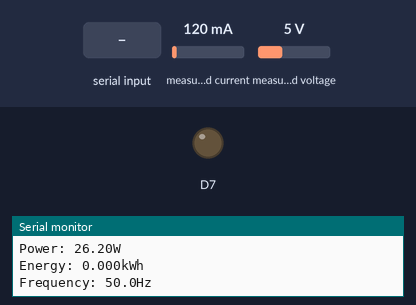
Bench run of a sketch on a simulated ESP8266 (NodeMCU). On the bench: output pins drawn as LEDs (lit = HIGH), the last lines printed to the serial monitor. The inputs (shaded band) are chosen by the test bench; at power-on: measured current 120 mA, measured voltage 5 V. WiFi joins after 1.5 s; servers stay silent unless stated.

Above: at 2.7 s.
2.8 s: "1" received over Serial
At 4.0 s:
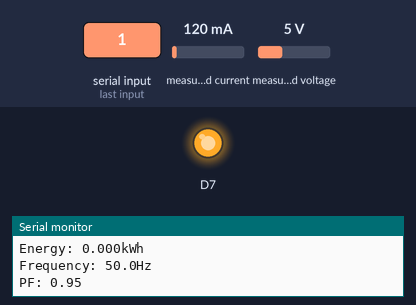
4.3 s: "0" received over Serial
At 4.7 s:
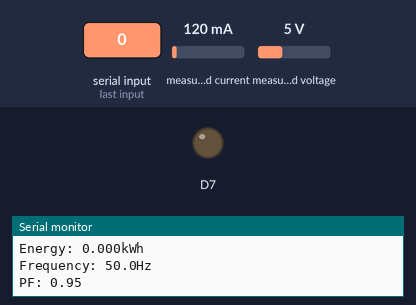
Timing chart, 0 to 7.3 s (numbered marks = the images above; inputs shaded):
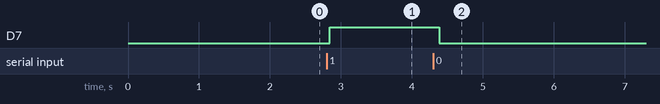

Measured:
- after the input at 2.8 s, D7: LOW → HIGH at once
- after the input at 4.3 s, D7: HIGH → LOW after 0.09 s

The sketch:

CHARGING_STATION_oct24a.ino
```cpp
#include "arduino_secrets.h"
// PZEM004Tv30 - Version: Latest
#include <PZEM004Tv30.h>

#include <SoftwareSerial.h>
#if defined(ESP32)
    #error "Software Serial is not supported on the ESP32"
#endif

/* Use software serial for the PZEM
 * Pin 12 Rx (Connects to the Tx pin on the PZEM)
 * Pin 13 Tx (Connects to the Rx pin on the PZEM)
*/
#if !defined(PZEM_RX_PIN) && !defined(PZEM_TX_PIN)
#define PZEM_RX_PIN D6
#define PZEM_TX_PIN D5
#endif


SoftwareSerial pzemSWSerial(PZEM_RX_PIN, PZEM_TX_PIN);
PZEM004Tv30 pzem(pzemSWSerial);
/*
  Sketch generated by the Arduino IoT Cloud Thing "Untitled"
  https://create.arduino.cc/cloud/things/d155f868-a3c3-402e-aee7-74fd01357dd3

  Arduino IoT Cloud Variables description

  The following variables are automatically generated and updated when changes are made to the Thing

  float current1;
  float energy1;
  float power1;
  float voltage1;
  CloudLight switche;

  Variables which are marked as READ/WRITE in the Cloud Thing will also have functions
  which are called when their values are changed from the Dashboard.
  These functions are generated with the Thing and added at the end of this sketch.
*/

#include "thingProperties.h"
int incomingByte = 0; // for incoming serial data


int state;


void setup() {
  // Initialize serial and wait for port to open:
  Serial.begin(9600);
  // This delay gives the chance to wait for a Serial Monitor without blocking if none is found
  delay(1500);
  pinMode(D7,OUTPUT);

  // Defined in thingProperties.h
  initProperties();

  // Connect to Arduino IoT Cloud
  ArduinoCloud.begin(ArduinoIoTPreferredConnection);

  /*
     The following function allows you to obtain more information
     related to the state of network and IoT Cloud connection and errors
     the higher number the more granular information you’ll get.
     The default is 0 (only errors).
     Maximum is 4
 */
  setDebugMessageLevel(2);
  ArduinoCloud.printDebugInfo();
}

void loop() {
   if (Serial.available()) {
    // read the incoming byte:
     state =Serial.read();
    Serial.print("thee  byte");
    Serial.println(state);}
    if(state=='1'){
      digitalWrite(D7,1);}

    if(state=='0'){
      digitalWrite(D7,0);}

  ArduinoCloud.update();
  onSwitcheChange();
  pzemupdate();

  }


  // Your code here


/*
  Since Switche is READ_WRITE variable, onSwitcheChange() is
  executed every time a new value is received from IoT Cloud.
*/
void onSwitcheChange()  {
  if(switche==true){digitalWrite(D0,1);}
  else if(switche==false){digitalWrite(D0,0);}

  // Add your code here to act upon Switche change
}

void pzemupdate(){
  float voltage = pzem.voltage();
    float current = pzem.current();
    float power = pzem.power();
    float energy = pzem.energy();
    float frequency = pzem.frequency();
    float pf = pzem.pf();
current1=current;
voltage1=voltage;
power1=power;
energy1=energy;
    // Check if the data is valid
    if(isnan(voltage1)){
        Serial.println("Error reading voltage");
    } else if (isnan(current1)) {
        Serial.println("Error reading current");
    } else if (isnan(power1)) {
        Serial.println("Error reading power");
    } else if (isnan(energy1)) {
        Serial.println("Error reading energy");
    } else if (isnan(frequency)) {
        Serial.println("Error reading frequency");
    } else if (isnan(pf)) {
        Serial.println("Error reading power factor");
    } else {

        // Print the values to the Serial console
        Serial.print("Voltage: ");      Serial.print(voltage1);      Serial.println("V");
        Serial.print("Current: ");      Serial.print(current1);      Serial.println("A");
        Serial.print("Power: ");        Serial.print(power1);        Serial.println("W");
        Serial.print("Energy: ");       Serial.print(energy1,3);     Serial.println("kWh");
        Serial.print("Frequency: ");    Serial.print(frequency, 1); Serial.println("Hz");
        Serial.print("PF: ");           Serial.println(pf);
    }

    Serial.println();
}
```

arduino_secrets.h
```cpp
#define SECRET_SSID "Humayun"
#define SECRET_OPTIONAL_PASS "12345678"
#define SECRET_DEVICE_KEY "JYIDSWOMIBTKLP0KPSVW"
```

thingProperties.h
```cpp
// Code generated by Arduino IoT Cloud, DO NOT EDIT.

#include <ArduinoIoTCloud.h>
#include <Arduino_ConnectionHandler.h>

const char DEVICE_LOGIN_NAME[]  = "14b0c1e2-12c8-4340-b7b0-82667a711883";

const char SSID[]               = SECRET_SSID;    // Network SSID (name)
const char PASS[]               = SECRET_OPTIONAL_PASS;    // Network password (use for WPA, or use as key for WEP)
const char DEVICE_KEY[]  = SECRET_DEVICE_KEY;    // Secret device password

void onSwitcheChange();

float current1;
float energy1;
float power1;
float voltage1;
CloudLight switche;

void initProperties(){

  ArduinoCloud.setBoardId(DEVICE_LOGIN_NAME);
  ArduinoCloud.setSecretDeviceKey(DEVICE_KEY);
  ArduinoCloud.addProperty(current1, READ, ON_CHANGE, NULL, 1);
  ArduinoCloud.addProperty(energy1, READ, ON_CHANGE, NULL);
  ArduinoCloud.addProperty(power1, READ, ON_CHANGE, NULL);
  ArduinoCloud.addProperty(voltage1, READ, ON_CHANGE, NULL);
  ArduinoCloud.addProperty(switche, READWRITE, ON_CHANGE, onSwitcheChange);

}

WiFiConnectionHandler ArduinoIoTPreferredConnection(SSID, PASS);
```
